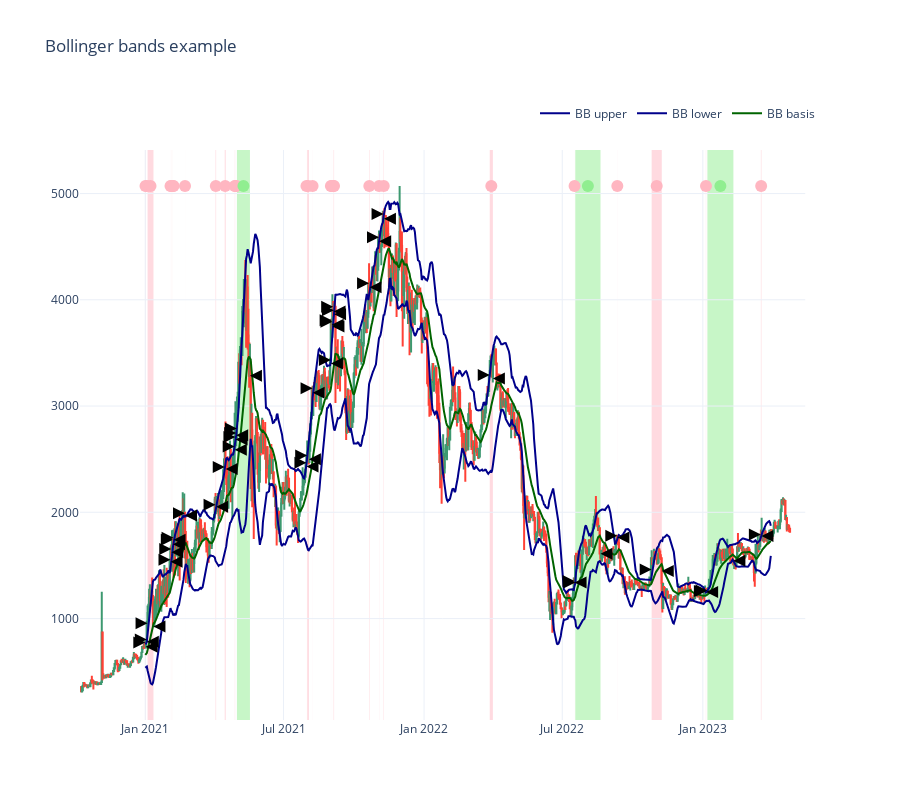

Here is the notebook cell this chart was saved with:
### Code cell
candles = universe.universe.candles.get_candles_by_pair(universe.get_single_pair().internal_id)

figure2 = visualise_single_pair_positions_with_duration_and_slippage(
    state,
    candles,
)

figure2.show()
